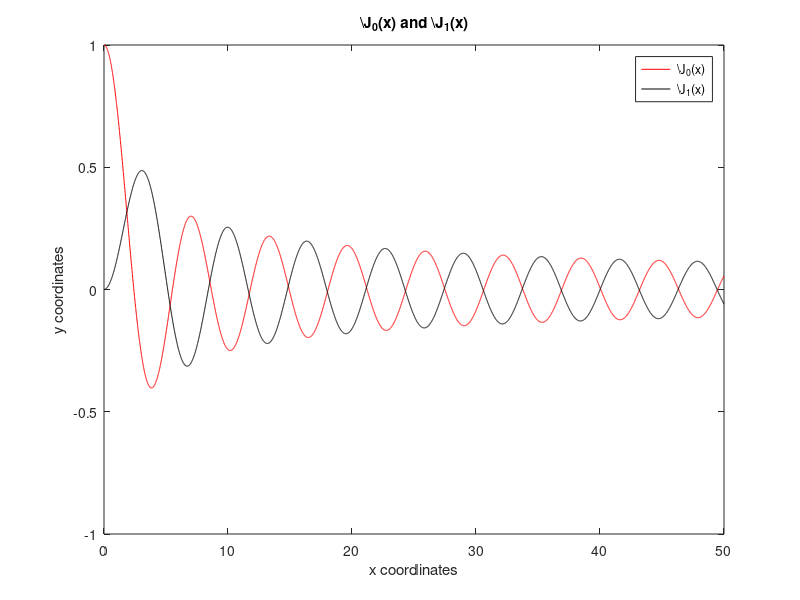

The MATLAB source for this figure:
x = 0:.01:50;
y = besselj(0, x);
y2 = besselj(2,x);
plot(x,y, 'r', x, y2, 'k')
legend('\\J_0(x)', '\\J_1(x)')

xlabel('x coordinates')
ylabel('y coordinates')
title('\\J_0(x) and \\J_1(x)')
